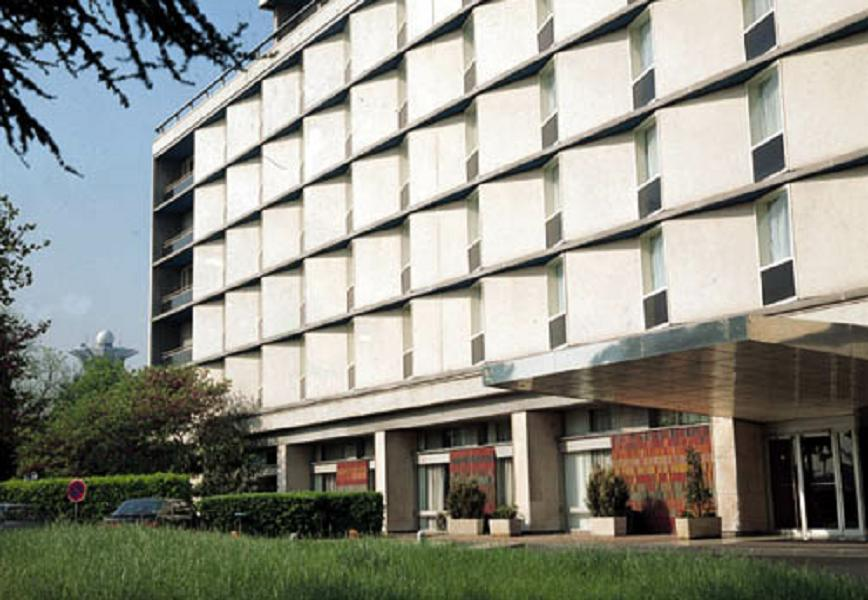
#> input picture ch6/0603/building.jpg, 868 x 600 px
$ jupyter execute canny.ipynb
#> lines starting #> are read from the running program, lines starting #| are printed output that depends on the picture
[cell 1]
import sys
import numpy as np
import cv2

src = cv2.imread('building.jpg', cv2.IMREAD_GRAYSCALE)
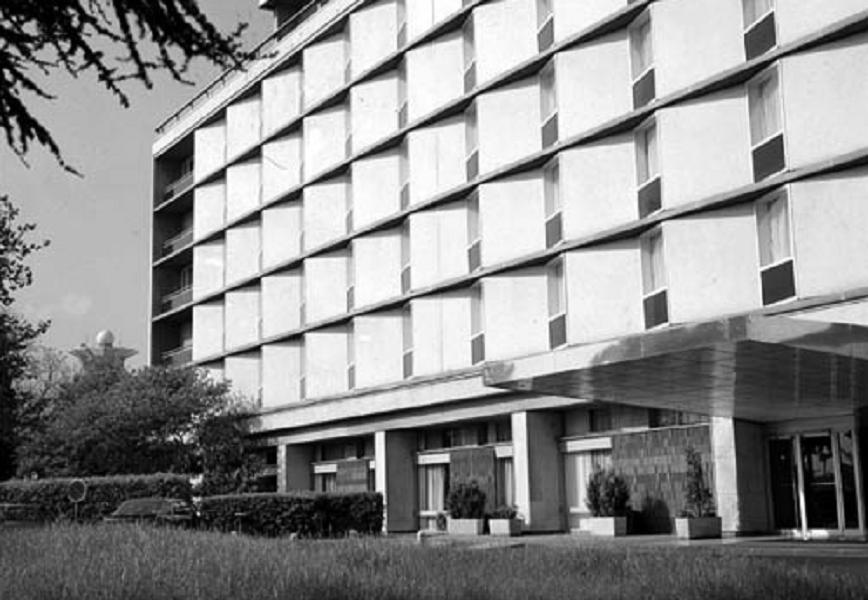
#> src: shape (600, 868); min 0, max 255, mean 142.3

if src is None :
    print('Image load failed')
    sys.exit()

dst = cv2.Canny(src, 100, 200)
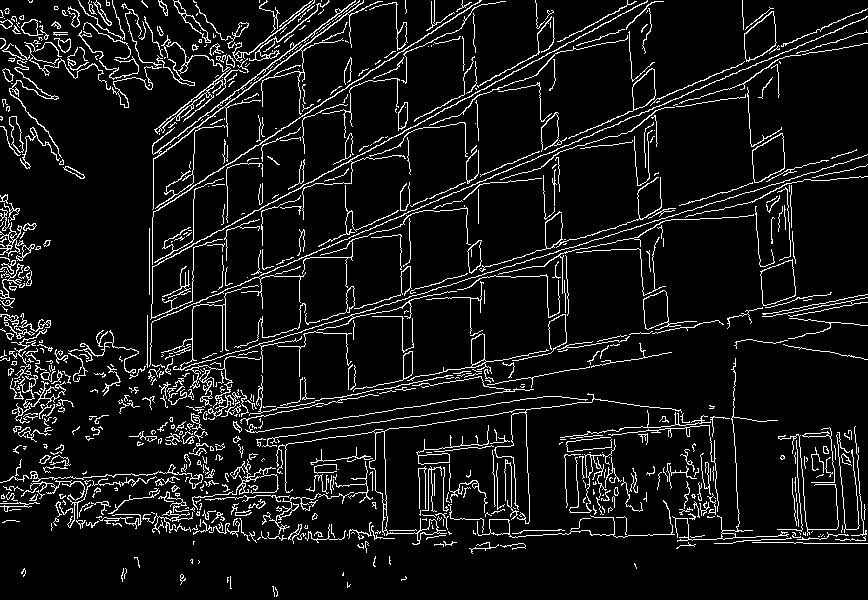
#> dst: shape (600, 868); 8.2% white in thin lines or dots
## 최대 최소 thershold(픽셀) 값 지정

cv2.imshow('src', src)
cv2.imshow('dst', dst)
cv2.waitKey()

cv2.destroyAllWindows()
